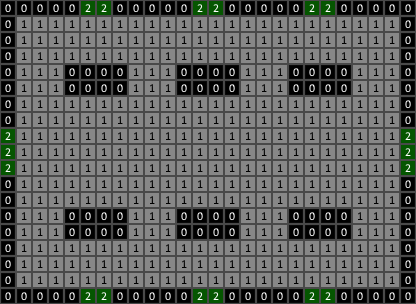

Below is a game level as drawn by its tile map, then a one-line description and the .tmx file that defines it, in full:
An orthogonal 26x19 tile map with 16x16 px tiles, 1 tile layer (Tile Layer 1) and 27 objects (19x randomObject, 8x lightSource).

<map version="1.4" tiledversion="1.4.3" orientation="orthogonal" renderorder="right-down" width="26" height="19" tilewidth="16" tileheight="16" infinite="0" nextlayerid="3" nextobjectid="28">
 <properties>
  <property name="roomType" type="int" value="1" />
 </properties>
 <tileset firstgid="1" source="tiledTiles.tsx" />
 <layer id="1" name="Tile Layer 1" width="26" height="19">
  <data encoding="csv">
1,1,1,1,1,3,3,1,1,1,1,1,3,3,1,1,1,1,1,3,3,1,1,1,1,1,
1,2,2,2,2,2,2,2,2,2,2,2,2,2,2,2,2,2,2,2,2,2,2,2,2,1,
1,2,2,2,2,2,2,2,2,2,2,2,2,2,2,2,2,2,2,2,2,2,2,2,2,1,
1,2,2,2,2,2,2,2,2,2,2,2,2,2,2,2,2,2,2,2,2,2,2,2,2,1,
1,2,2,2,1,1,1,1,2,2,2,1,1,1,1,2,2,2,1,1,1,1,2,2,2,1,
1,2,2,2,1,1,1,1,2,2,2,1,1,1,1,2,2,2,1,1,1,1,2,2,2,1,
1,2,2,2,2,2,2,2,2,2,2,2,2,2,2,2,2,2,2,2,2,2,2,2,2,1,
1,2,2,2,2,2,2,2,2,2,2,2,2,2,2,2,2,2,2,2,2,2,2,2,2,1,
3,2,2,2,2,2,2,2,2,2,2,2,2,2,2,2,2,2,2,2,2,2,2,2,2,3,
3,2,2,2,2,2,2,2,2,2,2,2,2,2,2,2,2,2,2,2,2,2,2,2,2,3,
3,2,2,2,2,2,2,2,2,2,2,2,2,2,2,2,2,2,2,2,2,2,2,2,2,3,
1,2,2,2,2,2,2,2,2,2,2,2,2,2,2,2,2,2,2,2,2,2,2,2,2,1,
1,2,2,2,2,2,2,2,2,2,2,2,2,2,2,2,2,2,2,2,2,2,2,2,2,1,
1,2,2,2,1,1,1,1,2,2,2,1,1,1,1,2,2,2,1,1,1,1,2,2,2,1,
1,2,2,2,1,1,1,1,2,2,2,1,1,1,1,2,2,2,1,1,1,1,2,2,2,1,
1,2,2,2,2,2,2,2,2,2,2,2,2,2,2,2,2,2,2,2,2,2,2,2,2,1,
1,2,2,2,2,2,2,2,2,2,2,2,2,2,2,2,2,2,2,2,2,2,2,2,2,1,
1,2,2,2,2,2,2,2,2,2,2,2,2,2,2,2,2,2,2,2,2,2,2,2,2,1,
1,1,1,1,1,3,3,1,1,1,1,1,3,3,1,1,1,1,1,3,3,1,1,1,1,1
</data>
 </layer>
 <objectgroup id="2" name="Object Layer 1">
  <object id="1" name="lightSource1" type="lightSource" x="152" y="24">
   <point />
  </object>
  <object id="2" name="lightSource1" type="lightSource" x="264" y="24">
   <point />
  </object>
  <object id="3" name="lightSource1" type="lightSource" x="152" y="280">
   <point />
  </object>
  <object id="4" name="lightSource1" type="lightSource" x="264" y="280">
   <properties>
    <property name="roomType" type="int" value="1" />
   </properties>
   <point />
  </object>
  <object id="5" name="lightSource1" type="lightSource" x="96" y="104">
   <point />
  </object>
  <object id="6" name="lightSource1" type="lightSource" x="96" y="200">
   <point />
  </object>
  <object id="7" name="lightSource1" type="lightSource" x="320" y="104">
   <point />
  </object>
  <object id="8" name="lightSource1" type="lightSource" x="319.919" y="200.264">
   <point />
  </object>
  <object id="9" name="randomObject" type="randomObject" x="183.471" y="104.121">
   <point />
  </object>
  <object id="10" name="randomObject" type="randomObject" x="199.845" y="104.541">
   <point />
  </object>
  <object id="11" name="randomObject" type="randomObject" x="216.218" y="103.281">
   <point />
  </object>
  <object id="12" name="randomObject" type="randomObject" x="103.701" y="104.121">
   <point />
  </object>
  <object id="13" name="randomObject" type="randomObject" x="87.7469" y="104.541">
   <point />
  </object>
  <object id="14" name="randomObject" type="randomObject" x="295.568" y="103.281">
   <point />
  </object>
  <object id="15" name="randomObject" type="randomObject" x="311.522" y="103.281">
   <point />
  </object>
  <object id="16" name="randomObject" type="randomObject" x="248.126" y="215.799">
   <point />
  </object>
  <object id="17" name="randomObject" type="randomObject" x="280.034" y="230.493">
   <point />
  </object>
  <object id="18" name="randomObject" type="randomObject" x="246.867" y="71.3731">
   <point />
  </object>
  <object id="19" name="randomObject" type="randomObject" x="134.769" y="233.012">
   <point />
  </object>
  <object id="20" name="randomObject" type="randomObject" x="168.776" y="216.638">
   <point />
  </object>
  <object id="21" name="randomObject" type="randomObject" x="23.0913" y="247.707">
   <point />
  </object>
  <object id="22" name="randomObject" type="randomObject" x="23.931" y="232.172">
   <point />
  </object>
  <object id="23" name="randomObject" type="randomObject" x="23.5111" y="88.5866">
   <point />
  </object>
  <object id="24" name="randomObject" type="randomObject" x="23.5111" y="73.0524">
   <point />
  </object>
  <object id="25" name="randomObject" type="randomObject" x="375.338" y="23.931">
   <point />
  </object>
  <object id="26" name="randomObject" type="randomObject" x="391.292" y="39.8849">
   <point />
  </object>
  <object id="27" name="randomObject" type="randomObject" x="392.552" y="23.931">
   <point />
  </object>
 </objectgroup>
</map>
